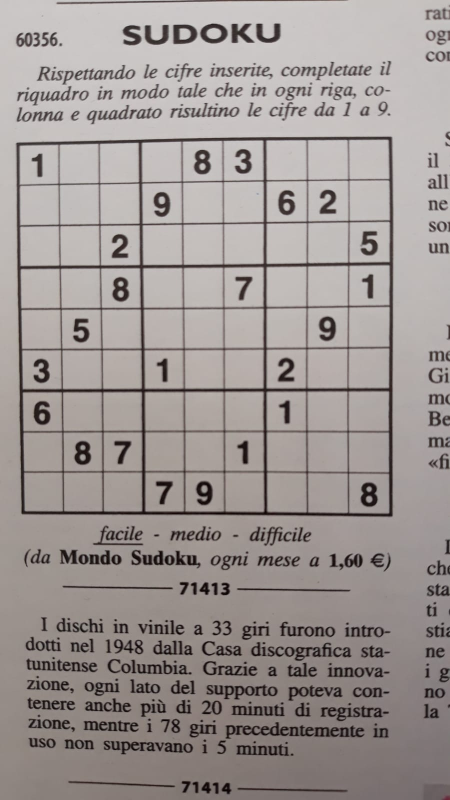
#> input picture data/puzzle_imgs/sudoku_real_1.jpeg, 900 x 1600 px (shown at 1/2 size); its folder holds only this picture in this run
$ jupyter execute --allow-errors test_img_fncs.ipynb
#> lines starting #> are read from the running program, lines starting #| are printed output that depends on the picture; after the words box and inside, x2 and y2 are one past the last pixel; in counts of white or black regions, pixels touching at a corner belong together
### src/read_puzzle.py
# script that will take an image containing a sudoku puzzle and
# extract the puzzle to an array representation

import operator
import cv2
import numpy as np
from skimage import measure

# iamge preprocessing function
def pre_process_img(image: np.ndarray, skip_dilate: bool=True):
    """
    Uses a Guassian Blurring function, adaptive thresholding, and dilating
    to expose the main features of an image (puzzle in this case)
    """

    # converting the image to greyscale
    grey = cv2.cvtColor(image, cv2.COLOR_BGR2GRAY)

    # applying the blur
    proc = cv2.GaussianBlur(grey, (9, 9), 0)

    # adaptive threshold using 11 nearest neighbor pixels
    proc = cv2.adaptiveThreshold(
        proc, 255, cv2.ADAPTIVE_THRESH_GAUSSIAN_C, cv2.THRESH_BINARY, 11, 2
    )

    # inverting colors to gridlines have non-zero pixel values
    proc = cv2.bitwise_not(proc)

    if not skip_dilate:
        # dilate the image to increase the size of the grid lines
        kernel = np.array(
            [[0.0, 1.0, 0.0], [1.0, 1.0, 1.0], [0.0, 1.0, 0.0]], np.uint8
        )
        proc = cv2.dilate(proc, kernel)

    return proc

def find_puzzle_bounds(image):
    """
    Finds the 4 extreme corners of the largest contour in the image (the puzzle)
    """

    # find contours
    contours, h = cv2.findContours(
        image.copy(), cv2.RETR_EXTERNAL, cv2.CHAIN_APPROX_SIMPLE
    )

    # sort by area, descending
    contours = sorted(
        contours, key = cv2.contourArea, reverse = True
    )
    polygon = contours[0] # largest image

    bottom_right, _ = max(
        enumerate([pt[0][0] + pt[0][1] for pt in polygon]),
        key = operator.itemgetter(1)
    )
    top_left, _ = min(
        enumerate([pt[0][0] + pt[0][1] for pt in polygon]),
        key = operator.itemgetter(1),
    )
    bottom_left, _ = min(
        enumerate([pt[0][0] - pt[0][1] for pt in polygon]),
        key = operator.itemgetter(1),
    )
    top_right, _ = max(
        enumerate([pt[0][0] - pt[0][1] for pt in polygon]),
        key = operator.itemgetter(1),
    )

    # return array of all 4 points using indices
    return [
        polygon[top_left][0],
        polygon[top_right][0],
        polygon[bottom_right][0],
        polygon[bottom_left][0]
    ]

def crop_and_warp(image, crop_rect):
    """
    Crops and warps a rectangular section from an image into a similarly
    sized square
    """
    top_left, top_right, bottom_right, bottom_left = (
        crop_rect[0],
        crop_rect[1],
        crop_rect[2],
        crop_rect[3]
    )

    src = np.array(
        [top_left, top_right, bottom_right, bottom_left], dtype = "float32"
    )

    def distance_between(x, y):
        return np.sqrt((x[0] - y[0]) ** 2 + (x[1] - y[1]) ** 2)

    # get longest side in the rectangle
    side = max(
        [
            distance_between(bottom_right, top_right),
            distance_between(top_left, bottom_left),
            distance_between(bottom_right, bottom_left),
            distance_between(top_left, top_right)
        ]
    )

    dst = np.array(
        [[0,0], [side - 1, 0], [side - 1, side - 1], [0, side - 1]],
        dtype = "float32"
    )

    # gets the transformation matrix for skewing image to a square
    # by comparing the 4 before and after points
    m = cv2.getPerspectiveTransform(src, dst)

    # performs the transformation on the image
    warp = cv2.warpPerspective(image, m, (int(side), int(side)))
    return warp

# [14 lines left out: function remove_extra, not called in this run]

### src/custom_mnist.py
from glob import glob
from torch.utils.data import Dataset

import torch

from PIL import Image
from PIL import ImageFont
from PIL import ImageDraw

import glob
import random

class AddSPNoise(object):
    def __init__(self, prob):
        self.prob = prob

    def __call__(self, tensor):
        sp = (torch.rand(tensor.size()) < self.prob) * tensor.max()
        return tensor + sp

    def __repr__(self):
        return self.__class__.__name__ + "(prob={0})".format(self.prob)

class AddGaussianNoise(object):
    def __init__(self, mean=0.0, std=1.0):
        self.mean = mean
        self.std = std

    def __call__(self, tensor):
        return tensor + torch.randn(tensor.size()) * self.std + self.mean

    # [4 lines left out: function __repr__, not called in this run]

class PrintedMNIST(Dataset):
    """
    Generates images containing a single digit from a font file
    """

    def __init__(self, N, random_state, transform = None):
        """"""
        self.N = N
        self.random_state = random_state
        self.transform = transform

        # fonts_folder = "../fonts"
        # self.fonts = glob.glob(fonts_folder + "/*.ttf")
        # self.fonts = "../fonts/Helvetica-Bold-Font.ttf"

        random.seed(random_state)

    def __len__(self):
        return self.N

    def __fonts__(self):
        return self.fonts

    def __getitem__(self, idx):

        target = random.randint(0, 9)

        size = random.randint(150, 250)
        x = random.randint(30, 90)
        y = random.randint(30, 90)

        color = random.randint(200, 255)

        # Generate image
        img = Image.new("L", (256, 256))

        target = random.randint(0, 9)

        size = random.randint(150, 250)
        x = random.randint(30, 90)
        y = random.randint(30, 90)

        draw = ImageDraw.Draw(img)
        font = ImageFont.truetype("arial.ttf", size)
        draw.text((x, y), str(target), color, font = font)

        img = img.resize((28, 28), Image.BILINEAR)

        if self.transform:
            img = self.transform(img)

        return img, target

### src/test_img_fncs.ipynb
[cell 1]
import pandas as pd
import os
import random
import matplotlib.pyplot as plt
import read_puzzle
import cv2
import numpy as np

[cell 2]
folder = "../data/puzzle_imgs"

img_list = []
for file_name in os.listdir(folder):
    img_list.append(file_name)

puzzle_file = random.choice(img_list)
print(puzzle_file)
puzzle_img = cv2.imread(folder + "/" + puzzle_file)
#> puzzle_img is the input picture: shape (1600, 900, 3); mean B, G, R 148.1, 150.6, 158
plt.figure()
plt.imshow(puzzle_img)
plt.show()

[cell 3]
pre_proc_img = read_puzzle.pre_process_img(puzzle_img)
#> in pre_process_img, `proc = cv2.adaptiveThreshold( proc, 255, cv2.ADAPTIVE_THRESH_GAUSSIAN_..`:
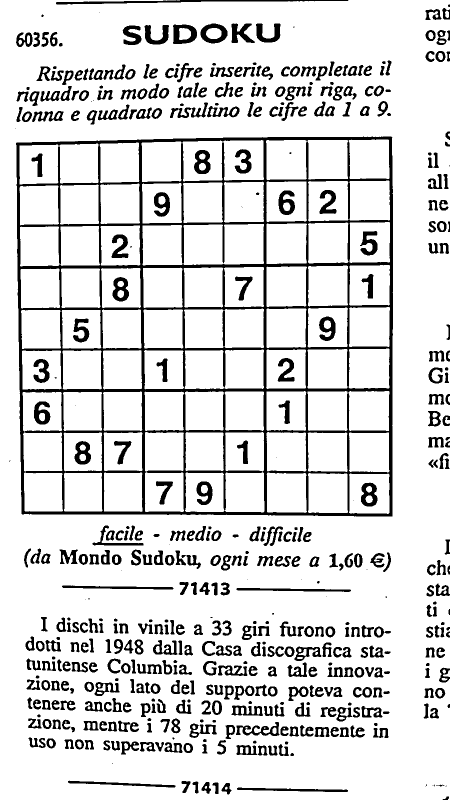
#> proc: shape (1600, 900) (shown at 1/2 size); 85.9% white; 513 black regions (36 under 20 px), largest, box (x1, y1, x2, y2) and area: (32, 273, 786, 1033) 73996, (112, 0, 697, 9) 2004, (346, 49, 394, 88) 1130
#> in pre_process_img, `proc = cv2.bitwise_not(proc)`:
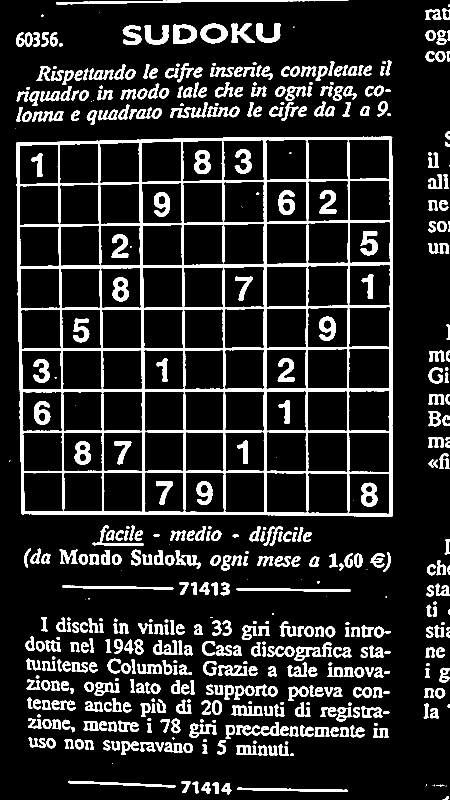
#> proc: shape (1600, 900) (shown at 1/2 size); 14.1% white; 513 white regions (36 under 20 px)
plt.figure()
plt.imshow(pre_proc_img)
plt.show()

[cell 4]
puzzle_bounds = read_puzzle.find_puzzle_bounds(pre_proc_img)
#> in find_puzzle_bounds, `contours, h = cv2.findContours( image.copy(), cv2.RETR_EXTERNAL, cv2.C..`: contours = 480 contours, 31 with area under 20; largest, box (x1, y1, x2, y2) and area: (32, 273, 786, 1033) 561440, (401, 47, 455, 87) 1616, (346, 49, 394, 88) 1539, (112, 0, 697, 9) 1418, (472, 1444, 559, 1472) 926; h = 480 rows, first 6: [1, -1, -1, -1], [2, 0, -1, -1], [3, 1, -1, -1], [4, 2, -1, -1], [5, 3, -1, -1], [6, 4, -1, -1]
#> in find_puzzle_bounds, `polygon = contours[0]`: polygon = contour of 242 points, box (x1, y1, x2, y2) (32, 273, 786, 1033), area 561440
#> in find_puzzle_bounds, `bottom_right, _ = max( enumerate([pt[0][0] + pt[0][1] for pt in polygo..`: bottom_right = 191
#> in find_puzzle_bounds, `top_left, _ = min( enumerate([pt[0][0] + pt[0][1] for pt in polygon]),..`: top_left = 46
#> in find_puzzle_bounds, `bottom_left, _ = min( enumerate([pt[0][0] - pt[0][1] for pt in polygon..`: bottom_left = 120
#> in find_puzzle_bounds, `top_right, _ = max( enumerate([pt[0][0] - pt[0][1] for pt in polygon])..`: top_right = 220
#> puzzle_bounds = [[33, 285], [784, 275], [784, 1032], [43, 1027]]
print(puzzle_bounds)
#| [array([ 33, 285], dtype=int32), array([784, 275], dtype=int32), array([ 784, 1032], dtype=int32), array([  43, 1027], dtype=int32)]

[cell 5]
new_puzzle_img = read_puzzle.crop_and_warp(pre_proc_img, puzzle_bounds)
#> in crop_and_warp, `top_left, top_right, bottom_right, bottom_left = ( crop_rect[0], crop_..`: top_left = [33, 285]; top_right = [784, 275]; bottom_right = [784, 1032]; bottom_left = [43, 1027]
#> in crop_and_warp, `src = np.array( [top_left, top_right, bottom_right, bottom_left], dtyp..`: src = [[33, 285], [784, 275], [784, 1032], [43, 1027]]
#> in crop_and_warp, `side = max( [ distance_between(bottom_right, top_right), distance_betw..`: side = 757
#> in crop_and_warp, `dst = np.array( [[0,0], [side - 1, 0], [side - 1, side - 1], [0, side ..`: dst = [[0, 0], [756, 0], [756, 756], [0, 756]]
#> in crop_and_warp, `m = cv2.getPerspectiveTransform(src, dst)`: m = [[1.02, -0.0138, -29.81], [0.0133, 1, -285.7], [2.67e-05, -1.82e-05, 1]]
#> in crop_and_warp, `warp = cv2.warpPerspective(image, m, (int(side), int(side)))`:
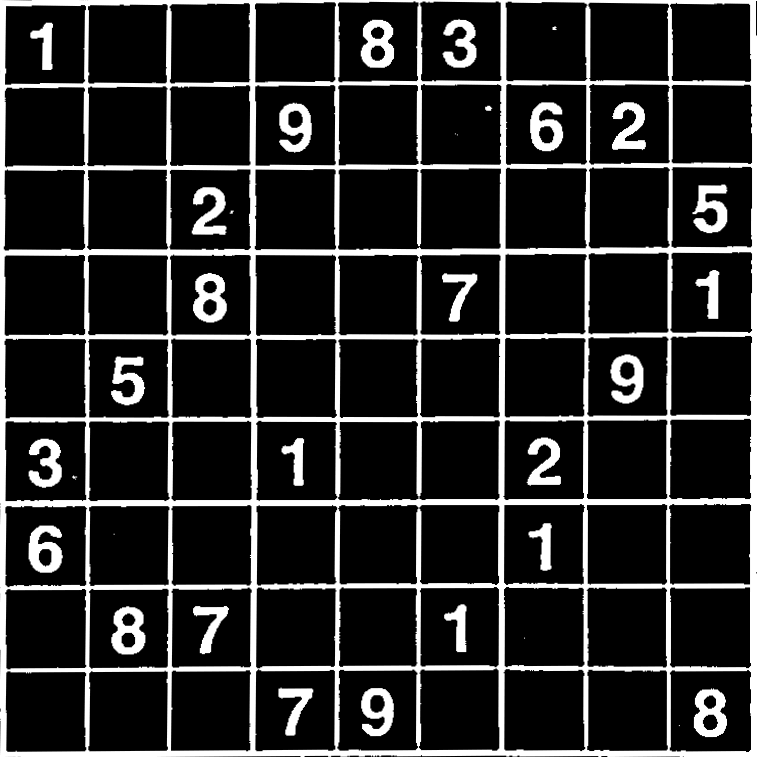
#> warp: shape (757, 757); min 0, max 255, mean 41.2
plt.figure()
plt.imshow(new_puzzle_img)
plt.show()

[cell 6]
import custom_mnist as cm

[cell 7]
train_set = cm.PrintedMNIST(100, -20)

[cell 8]
train_set.__getitem__(3)
#> in __getitem__, `img = img.resize((28, 28), Image.BILINEAR)`:
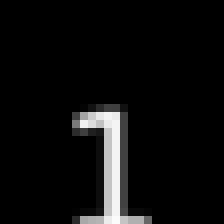
#> img: PIL image 28x28 L (shown 8 times larger); min 0, max 251, mean 13.2

#> (a cell that did not finish here is left out)

[cell 10]
import glob
fonts_folder = "../fonts"
fonts_list = glob.glob(fonts_folder + "/*.ttf")

[cell 11]
print(fonts_list)
import random
#> (the rest of this cell did not finish here and is left out)

$ run again, on data/puzzle_imgs/sudoku_real_6.jpg
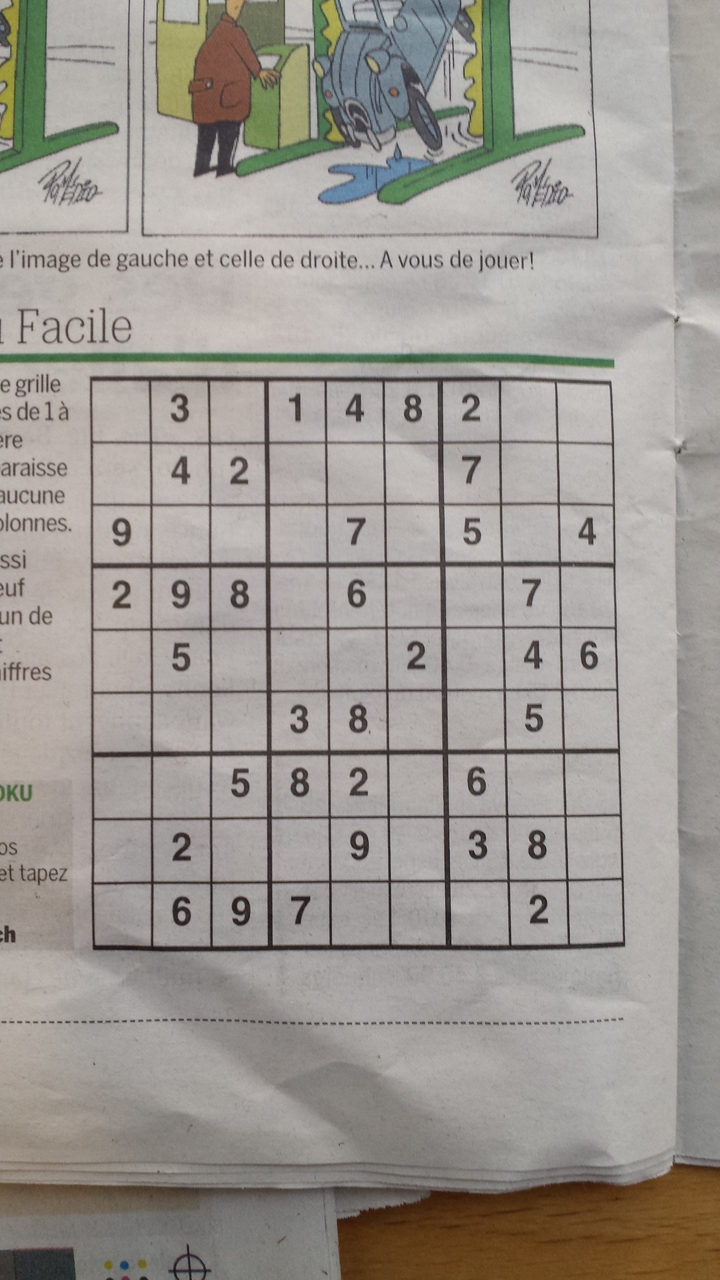
#> input picture data/puzzle_imgs/sudoku_real_6.jpg, 720 x 1280 px
#> puzzle_img is the input picture: shape (1280, 720, 3); mean B, G, R 146.4, 152.3, 156.9
#> in pre_process_img, `proc = cv2.adaptiveThreshold( proc, 255, cv2.ADAPTIVE_THRESH_GAUSSIAN_..`:
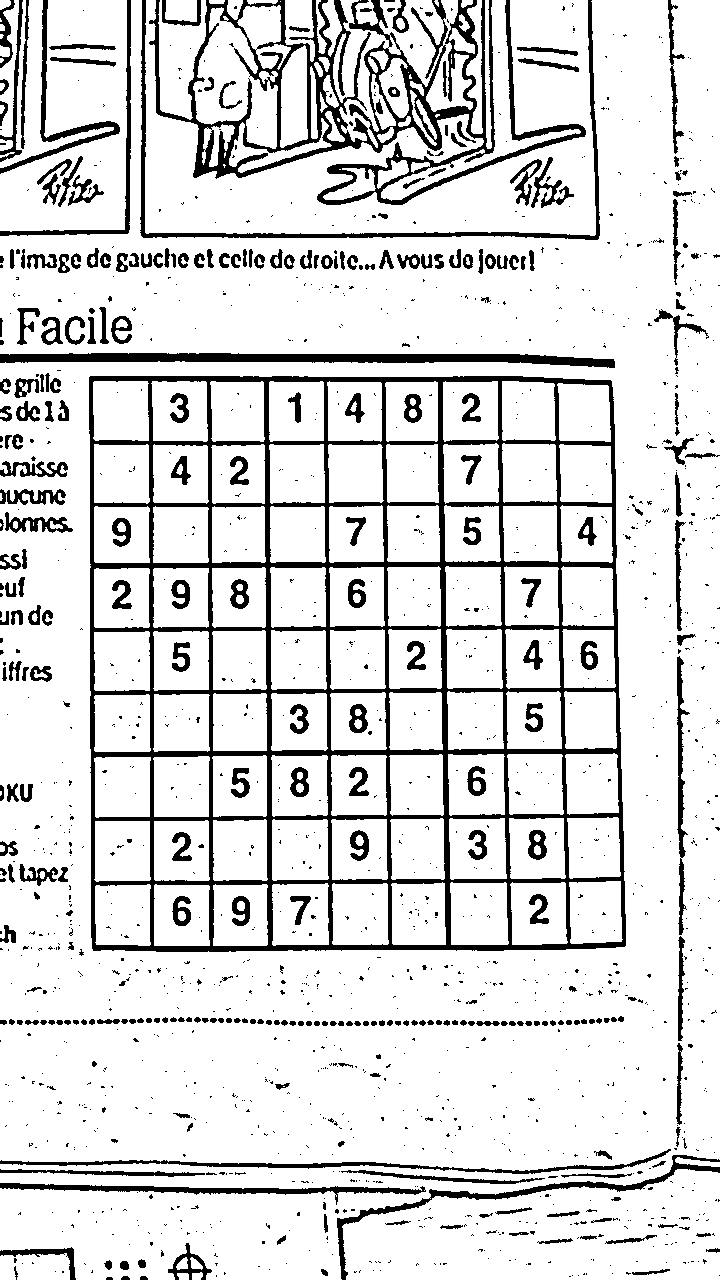
#> proc: shape (1280, 720); 85.9% white; 1581 black regions (1264 under 20 px), largest, box (x1, y1, x2, y2) and area: (89, 376, 626, 952) 47078, (149, 0, 586, 205) 19162, (0, 353, 615, 368) 5172
#> contours = 1237 contours, 1060 with area under 20; largest, box (x1, y1, x2, y2) and area: (89, 376, 626, 952) 302328, (149, 0, 586, 205) 35066, (0, 353, 615, 368) 4550, (140, 0, 600, 240) 2856, (337, 1155, 720, 1280) 2056; h = 1237 rows, first 6: [1, -1, -1, -1], [2, 0, -1, -1], [3, 1, -1, -1], [4, 2, -1, -1], [5, 3, -1, -1], [6, 4, -1, -1]
#> polygon = contour of 174 points, box (x1, y1, x2, y2) (89, 376, 626, 952), area 302328
#> in find_puzzle_bounds, `bottom_right, _ = max( enumerate([pt[0][0] + pt[0][1] for pt in polygo..`: bottom_right = 91
#> in find_puzzle_bounds, `top_left, _ = min( enumerate([pt[0][0] + pt[0][1] for pt in polygon]),..`: top_left = 0
#> in find_puzzle_bounds, `bottom_left, _ = min( enumerate([pt[0][0] - pt[0][1] for pt in polygon..`: bottom_left = 29
#> in find_puzzle_bounds, `top_right, _ = max( enumerate([pt[0][0] - pt[0][1] for pt in polygon])..`: top_right = 135
#> puzzle_bounds = [[90, 376], [611, 381], [624, 946], [93, 950]]
#| [array([ 90, 376], dtype=int32), array([611, 381], dtype=int32), array([624, 946], dtype=int32), array([ 93, 950], dtype=int32)]
#> in crop_and_warp, `top_left, top_right, bottom_right, bottom_left = ( crop_rect[0], crop_..`: top_left = [90, 376]; top_right = [611, 381]; bottom_right = [624, 946]; bottom_left = [93, 950]
#> src = [[90, 376], [611, 381], [624, 946], [93, 950]]
#> side = 574
#> dst = [[0, 0], [573, 0], [573, 573], [0, 573]]
#> m = [[1.09, -0.00572, -96.3], [-0.00987, 1.03, -385.8], [-3.05e-05, 3.46e-05, 1]]
#> in crop_and_warp, `warp = cv2.warpPerspective(image, m, (int(side), int(side)))`:
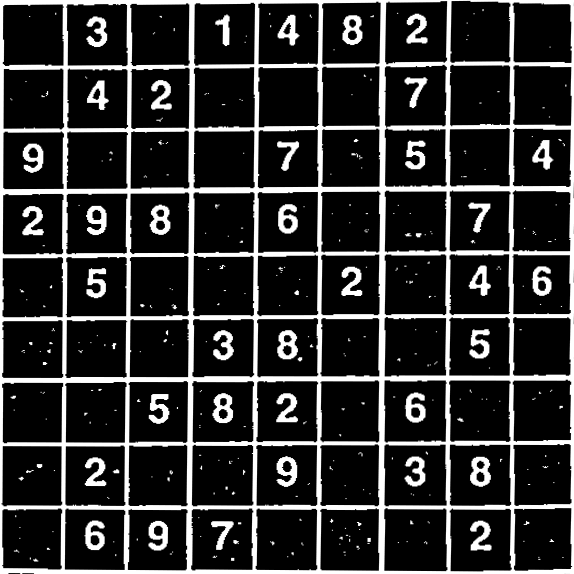
#> warp: shape (574, 574); min 0, max 255, mean 47.5

$ run again, on data/puzzle_imgs/sudoku_real_3.jpeg
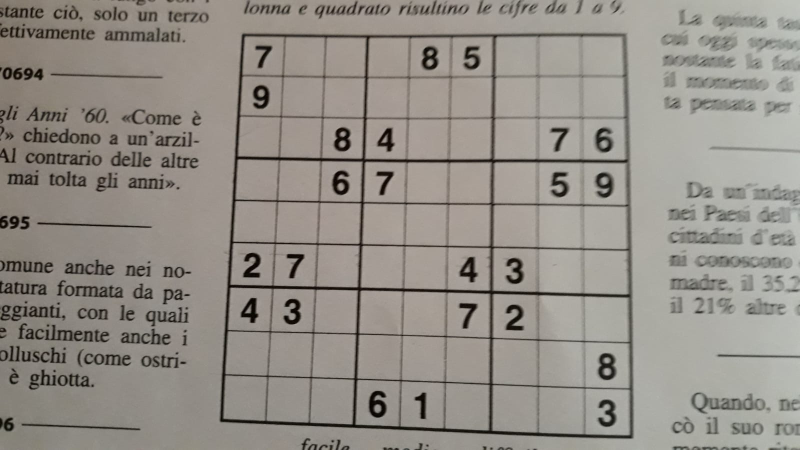
#> input picture data/puzzle_imgs/sudoku_real_3.jpeg, 1600 x 900 px (shown at 1/2 size)
#> puzzle_img is the input picture: shape (900, 1600, 3); mean B, G, R 136, 143.1, 148.1
#> in pre_process_img, `proc = cv2.bitwise_not(proc)`:
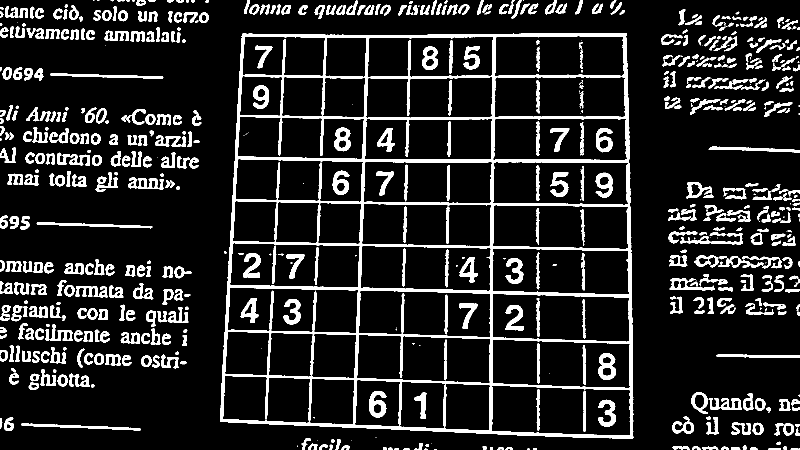
#> proc: shape (900, 1600) (shown at 1/2 size); 13.3% white; 670 white regions (103 under 20 px)
#> contours = 573 contours, 82 with area under 20; largest, box (x1, y1, x2, y2) and area: (440, 66, 1267, 877) 633310, (1382, 784, 1417, 828) 948, (1339, 557, 1430, 581) 885, (42, 847, 282, 861) 878, (1372, 364, 1424, 397) 878; h = 573 rows, first 6: [1, -1, -1, -1], [2, 0, -1, -1], [3, 1, -1, -1], [4, 2, -1, -1], [5, 3, -1, -1], [6, 4, -1, -1]
#> polygon = contour of 511 points, box (x1, y1, x2, y2) (440, 66, 1267, 877), area 633310
#> in find_puzzle_bounds, `bottom_right, _ = max( enumerate([pt[0][0] + pt[0][1] for pt in polygo..`: bottom_right = 282
#> in find_puzzle_bounds, `top_left, _ = min( enumerate([pt[0][0] + pt[0][1] for pt in polygon]),..`: top_left = 69
#> in find_puzzle_bounds, `bottom_left, _ = min( enumerate([pt[0][0] - pt[0][1] for pt in polygon..`: bottom_left = 198
#> in find_puzzle_bounds, `top_right, _ = max( enumerate([pt[0][0] - pt[0][1] for pt in polygon])..`: top_right = 508
#> puzzle_bounds = [[485, 67], [1253, 67], [1265, 876], [440, 842]]
#| [array([485,  67], dtype=int32), array([1253,   67], dtype=int32), array([1265,  876], dtype=int32), array([440, 842], dtype=int32)]
#> in crop_and_warp, `top_left, top_right, bottom_right, bottom_left = ( crop_rect[0], crop_..`: top_left = [485, 67]; top_right = [1253, 67]; bottom_right = [1265, 876]; bottom_left = [440, 842]
#> src = [[485, 67], [1253, 67], [1265, 876], [440, 842]]
#> side = 825.7
#> dst = [[0, 0], [824.7, 0], [824.7, 824.7], [0, 824.7]]
#> m = [[1.15, 0.0671, -564.6], [-1.01e-16, 1.18, -79.1], [5.48e-05, 0.000101, 1]]
#> in crop_and_warp, `warp = cv2.warpPerspective(image, m, (int(side), int(side)))`:
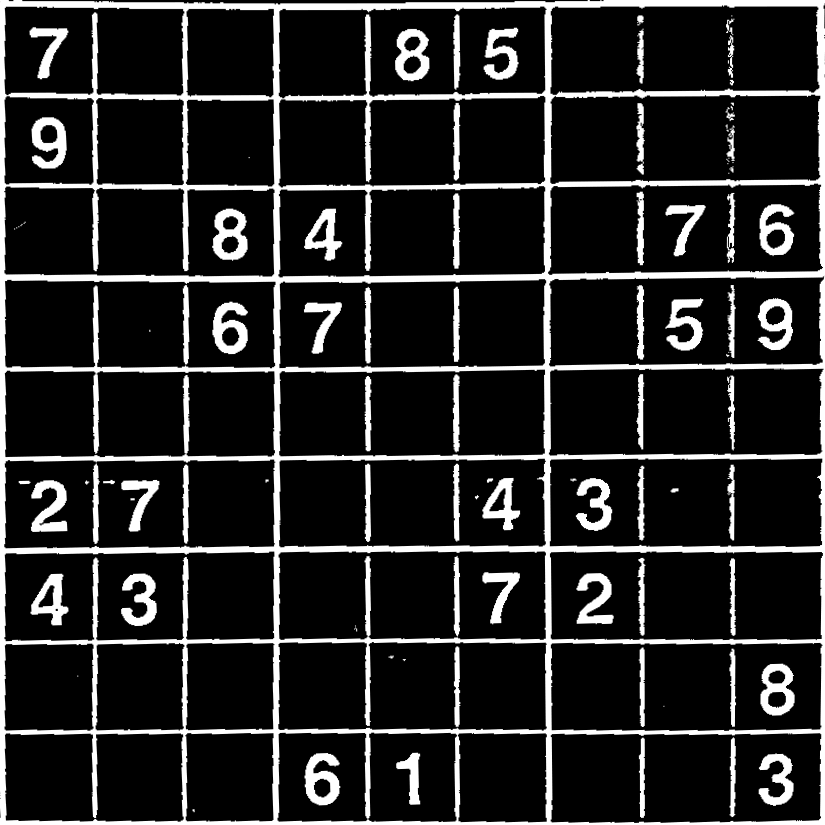
#> warp: shape (825, 825); min 0, max 255, mean 38
